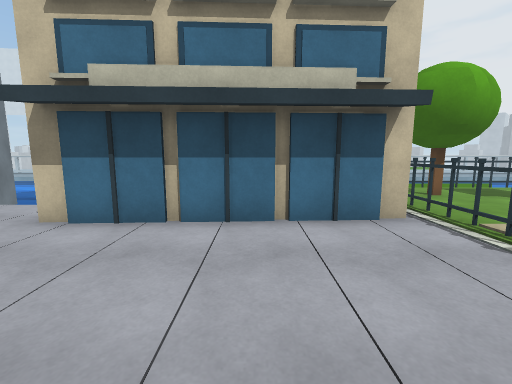
view 1 (above)

17 first-person views from a walk through a scene from a Unity 3-D project. The camera is 1.3 m above the floor, tilts 8° down and sees 90° across. The floor is counted in squares, 1 m on a side. Each view is taken from the middle of a square. On the plan, view 1 faces up. The plan holds only what a view shows up to about 13 squares ahead; the rest is blank. The place goes on beyond the plan. The player character is not drawn. Some surface patterns are stand-ins.

view 2
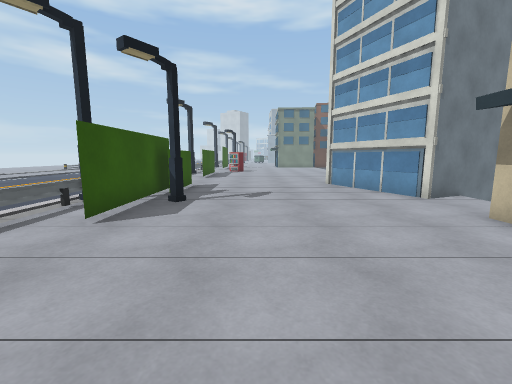

view 3
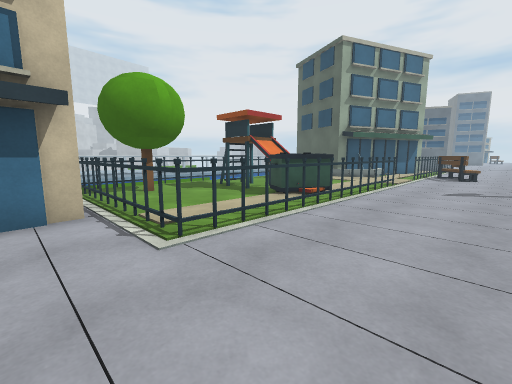

view 4
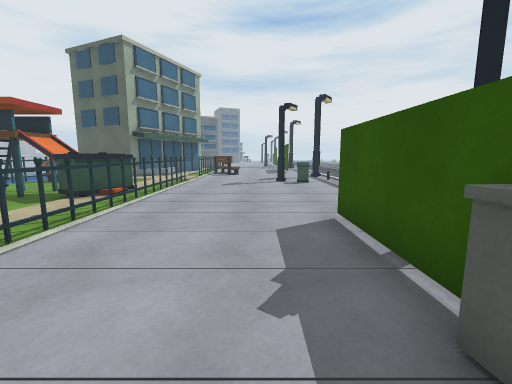

view 5
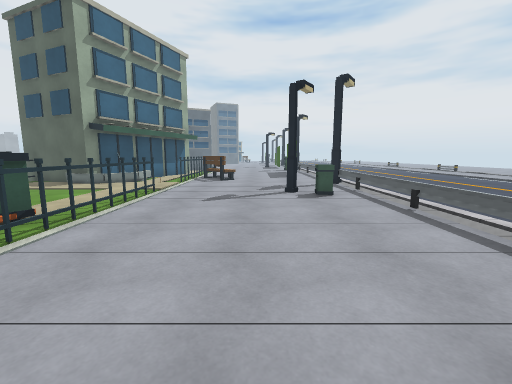

view 6
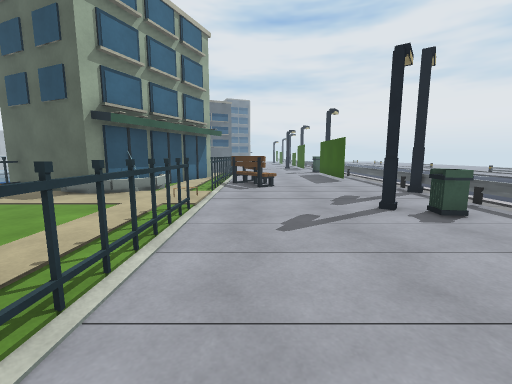

view 7
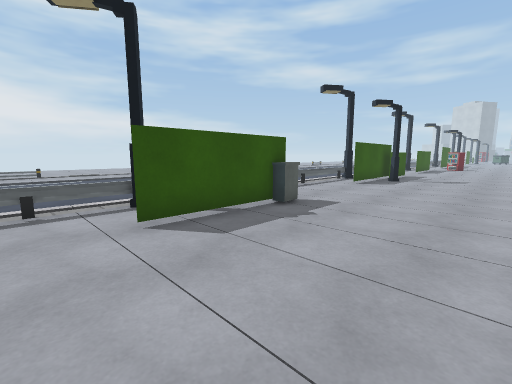

view 8
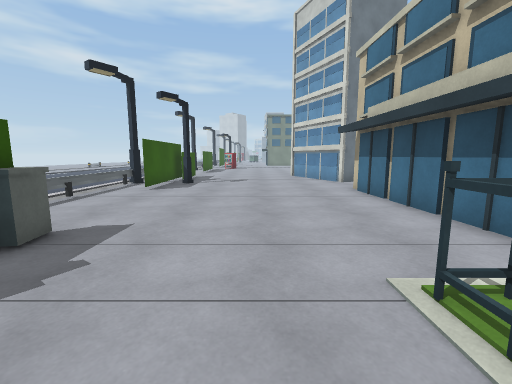

view 9
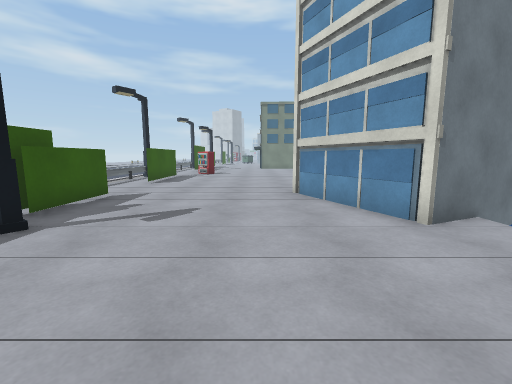

view 10
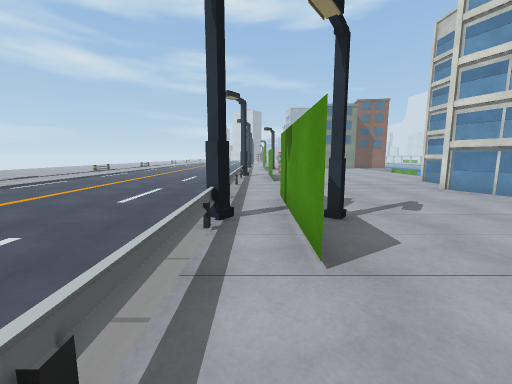

view 11
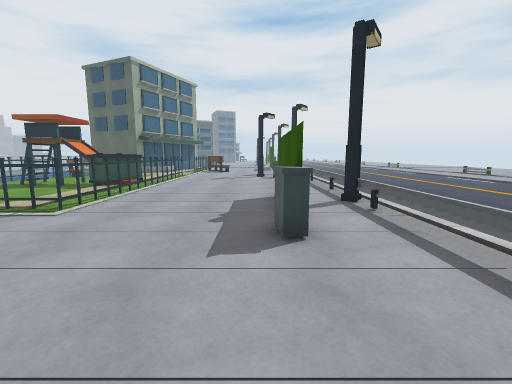

view 12
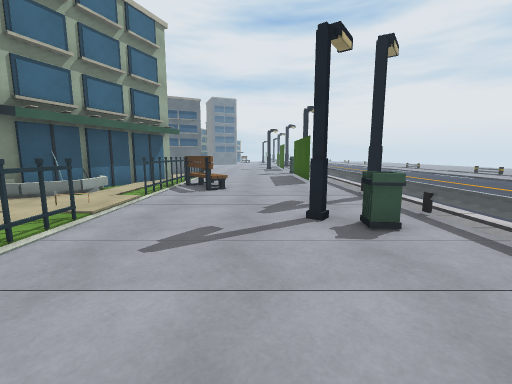

view 13
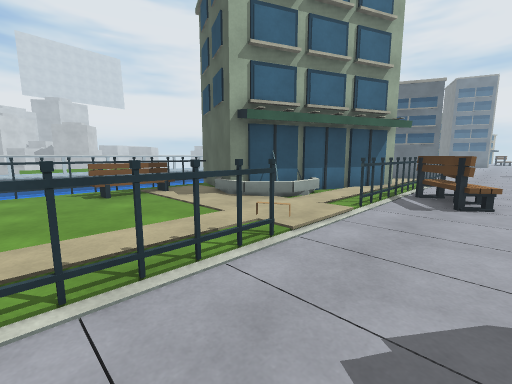

view 14
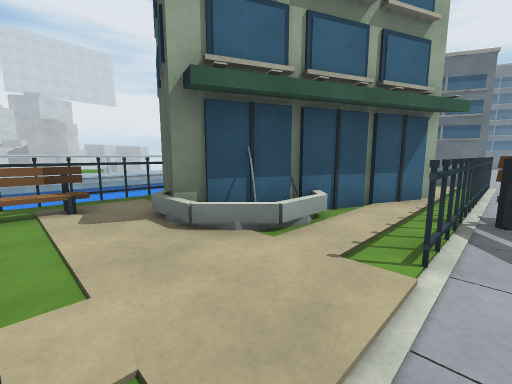

view 15
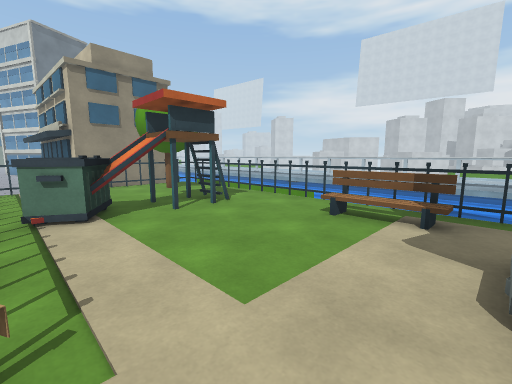

view 16
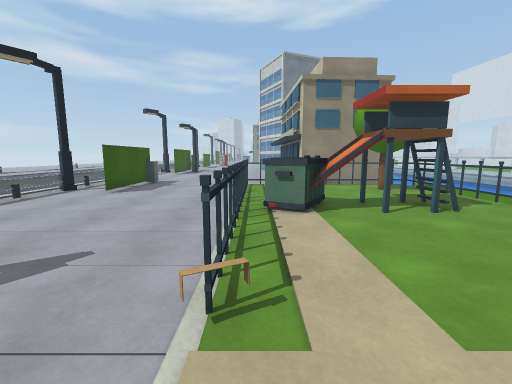

view 17
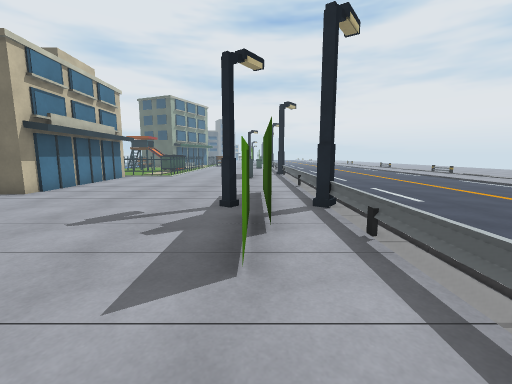

### Floor plan
Key: @ floor where view 1 was taken; # wall or solid block; x gap in a wall; . floor; / step, stairs or slope; = window, fence, low wall or low ledge; ≈ water the walk keeps out of; ^ raised ledge; v drop or lower ground; T thing the floor can be seen under or through; O other object.
Columns run from 14 left of view 1 to 21 right of it. Each row starts with its distance up from view 1.
 10                   ###vvvvvv###v##
  9       O          ≈# #......OOO.#
  8   OO  O          ≈###..OO......#
  7       OO≈        ≈v....##...../#
  6       ##..#      TT....##...../##
  5 O#  ###O..#######TT....^^....../####
  4 ...##O............T...T^^..........#
  3 ...O..............TTTTTxxTTTT..#####
  2 ..................................##
  1 .................................##=
  0 ..............@..................=..
 -1 ....................................
 -2 ........O.......O...........O.......
 -3 ....#######.....O####......==.......
 -4 ...................................#
 -5 =======#O==========O#==========O====

Positions as (right, up) in squares from view 1, and headings:
1: (0, 0), facing up
2: (1, 0), facing left
3: (2, -1), facing up-right
4: (1, -1), facing right
5: (5, -1), facing right
6: (8, 1), facing right
7: (8, 2), facing down-left
8: (6, 1), facing left
9: (-2, 2), facing left
10: (-1, -4), facing left
11: (-2, -2), facing right
12: (9, -1), facing right
13: (11, 0), facing up-right
14: (14, 2), facing up-right
15: (16, 3), facing up-left
16: (16, 3), facing left
17: (-13, -3), facing right
